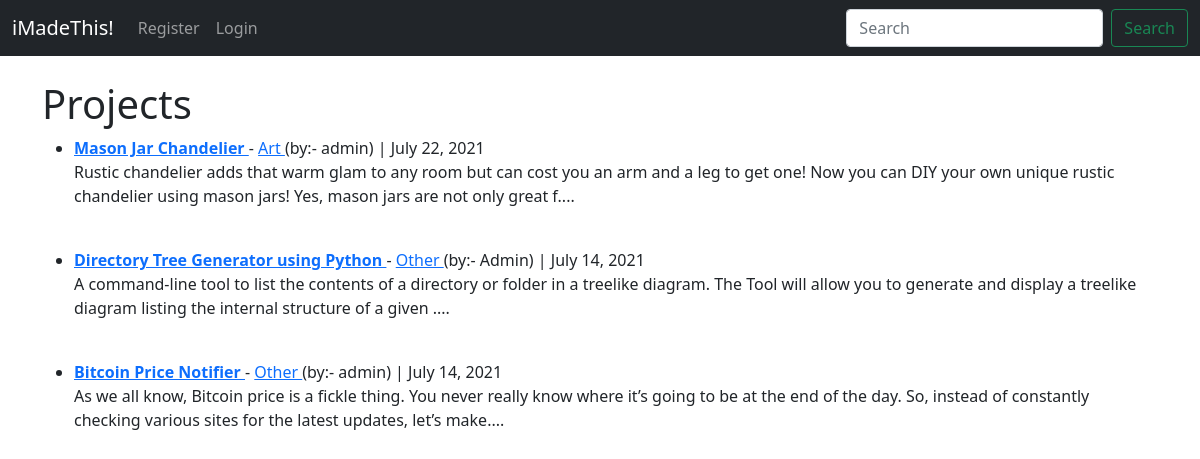
The app's page /, older data.
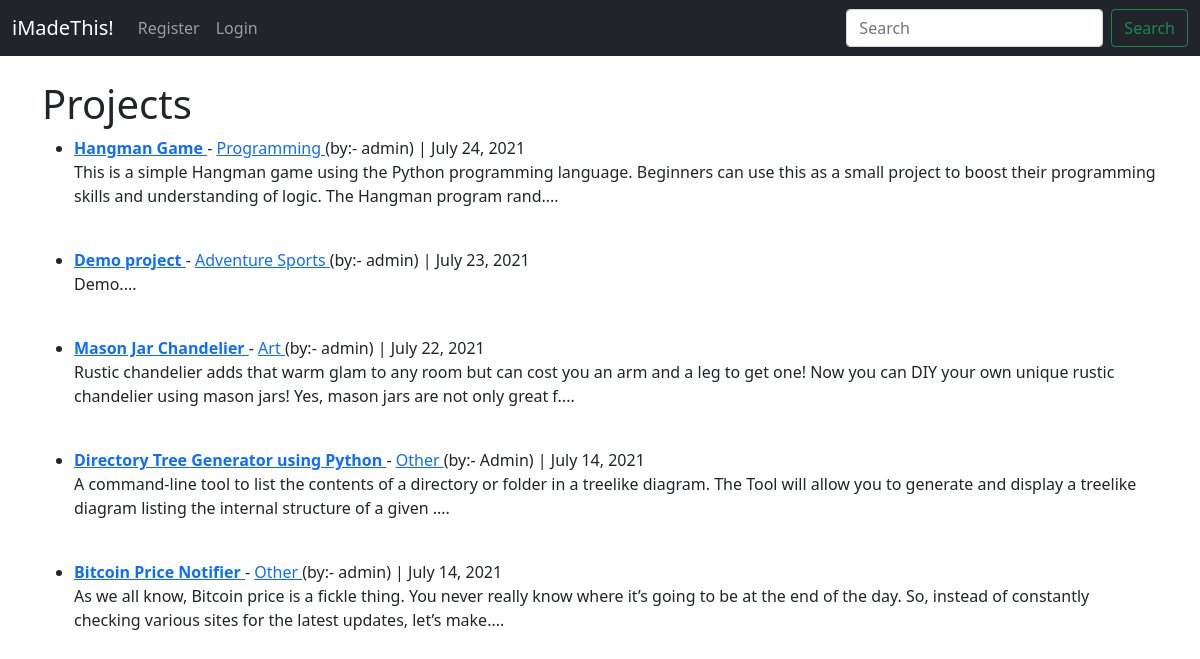
The same page, newer data.
### website/models.py (models this page shows, shortened)
class Project(models.Model):
    name = models.CharField(max_length=256)
    made_by = models.ForeignKey(
        User, on_delete=models.CASCADE, related_name="project_owner"
    )
    description = models.TextField()
    link = models.URLField(max_length=256)
    published_at = models.DateField(auto_now_add=True)
    category = models.CharField(max_length=255, default="Other")
    created_why = models.TextField(default="", blank=True)
    for_whom = models.CharField(max_length=255, default="", blank=True)
    start_date = models.DateField(default=date.today)
    end_date = models.DateField(blank=True)

### website/views.py (the view)
# urls.py: path("", IndexPage.as_view(), name="index_page"),
class IndexPage(ListView):
    model = Project
    template_name = "website/index.html"
    ordering = ["-id"]

### website/templates/website/index.html (shortened to what this page needs)
{% extends "website/layout.html" %}
{% block body %}
<h1>Projects</h1>
<ul>
    {% for project in object_list %}
    <li>
        <a href="{% url 'project_details_page' project.pk %}">
            <strong>
                {{ project.name }}
            </strong>
        </a>
        - <a href="{% url 'specific_category_page' project.category|slugify %}"> {{ project.category }} </a>
        (by:- {{ project.made_by }}) | {{ project.published_at }}
        <br>
        <p>
            {{ project.description|slice:":200" }}....
        </p>
    </li>
    <br>
    {% endfor %}
</ul>
{% endblock %}

Row changes from the older to the newer data that the page shows:
added Project: name "Hangman Game", category "Programming", made_by "admin", published_at "July 24, 2021", description "This is a simple Hangman game using the Python programming language. Beginners can use this as a small project to boost their programming skills and understanding of logic. The Hangman program rand"
added Project: name "Demo project", category "Adventure Sports", made_by "admin", published_at "July 23, 2021", description "Demo"
